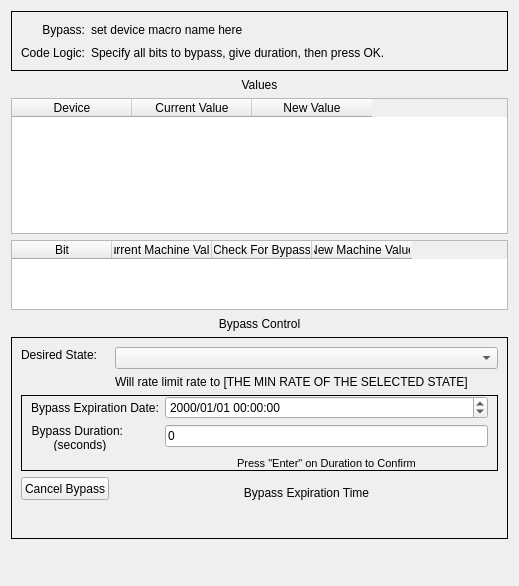
<?xml version="1.0" encoding="UTF-8"?>
<ui version="4.0">
 <class>Form</class>
 <widget class="QWidget" name="Form">
  <property name="geometry">
   <rect>
    <x>0</x>
    <y>0</y>
    <width>519</width>
    <height>586</height>
   </rect>
  </property>
  <property name="windowTitle">
   <string>Bypass</string>
  </property>
  <layout class="QVBoxLayout" name="verticalLayout">
   <item>
    <widget class="QFrame" name="bypass_information_frame">
     <property name="sizePolicy">
      <sizepolicy hsizetype="Preferred" vsizetype="Minimum">
       <horstretch>0</horstretch>
       <verstretch>0</verstretch>
      </sizepolicy>
     </property>
     <property name="maximumSize">
      <size>
       <width>16777215</width>
       <height>60</height>
      </size>
     </property>
     <property name="frameShape">
      <enum>QFrame::Box</enum>
     </property>
     <property name="frameShadow">
      <enum>QFrame::Plain</enum>
     </property>
     <layout class="QGridLayout" name="gridLayout">
      <item row="2" column="1">
       <widget class="QLabel" name="code_instructions_label">
        <property name="maximumSize">
         <size>
          <width>16777215</width>
          <height>15</height>
         </size>
        </property>
        <property name="text">
         <string>Specify all bits to bypass, give duration, then press OK.</string>
        </property>
        <property name="alignment">
         <set>Qt::AlignLeading|Qt::AlignLeft|Qt::AlignVCenter</set>
        </property>
       </widget>
      </item>
      <item row="2" column="0">
       <widget class="QLabel" name="code_info_label">
        <property name="maximumSize">
         <size>
          <width>16777215</width>
          <height>15</height>
         </size>
        </property>
        <property name="text">
         <string>Code Logic:</string>
        </property>
        <property name="alignment">
         <set>Qt::AlignRight|Qt::AlignTrailing|Qt::AlignVCenter</set>
        </property>
        <property name="wordWrap">
         <bool>true</bool>
        </property>
       </widget>
      </item>
      <item row="1" column="0">
       <widget class="QLabel" name="label_4">
        <property name="maximumSize">
         <size>
          <width>16777215</width>
          <height>15</height>
         </size>
        </property>
        <property name="text">
         <string>Bypass:</string>
        </property>
        <property name="alignment">
         <set>Qt::AlignRight|Qt::AlignTrailing|Qt::AlignVCenter</set>
        </property>
       </widget>
      </item>
      <item row="1" column="2">
       <spacer name="horizontalSpacer">
        <property name="orientation">
         <enum>Qt::Horizontal</enum>
        </property>
        <property name="sizeHint" stdset="0">
         <size>
          <width>40</width>
          <height>20</height>
         </size>
        </property>
       </spacer>
      </item>
      <item row="2" column="2">
       <spacer name="horizontalSpacer_2">
        <property name="orientation">
         <enum>Qt::Horizontal</enum>
        </property>
        <property name="sizeHint" stdset="0">
         <size>
          <width>40</width>
          <height>20</height>
         </size>
        </property>
       </spacer>
      </item>
      <item row="1" column="1">
       <widget class="QLabel" name="bypassed_device_name">
        <property name="maximumSize">
         <size>
          <width>16777215</width>
          <height>15</height>
         </size>
        </property>
        <property name="text">
         <string>set device macro name here</string>
        </property>
        <property name="alignment">
         <set>Qt::AlignLeading|Qt::AlignLeft|Qt::AlignVCenter</set>
        </property>
       </widget>
      </item>
     </layout>
    </widget>
   </item>
   <item>
    <widget class="QLabel" name="values_label">
     <property name="minimumSize">
      <size>
       <width>0</width>
       <height>15</height>
      </size>
     </property>
     <property name="maximumSize">
      <size>
       <width>16777215</width>
       <height>15</height>
      </size>
     </property>
     <property name="text">
      <string>Values</string>
     </property>
     <property name="alignment">
      <set>Qt::AlignCenter</set>
     </property>
    </widget>
   </item>
   <item>
    <widget class="QTableWidget" name="bypass_values_table">
     <property name="frameShadow">
      <enum>QFrame::Raised</enum>
     </property>
     <property name="sizeAdjustPolicy">
      <enum>QAbstractScrollArea::AdjustIgnored</enum>
     </property>
     <property name="editTriggers">
      <set>QAbstractItemView::NoEditTriggers</set>
     </property>
     <property name="dragDropOverwriteMode">
      <bool>false</bool>
     </property>
     <property name="alternatingRowColors">
      <bool>true</bool>
     </property>
     <property name="selectionMode">
      <enum>QAbstractItemView::NoSelection</enum>
     </property>
     <property name="columnCount">
      <number>3</number>
     </property>
     <attribute name="horizontalHeaderDefaultSectionSize">
      <number>120</number>
     </attribute>
     <attribute name="horizontalHeaderHighlightSections">
      <bool>false</bool>
     </attribute>
     <attribute name="horizontalHeaderStretchLastSection">
      <bool>false</bool>
     </attribute>
     <attribute name="verticalHeaderVisible">
      <bool>false</bool>
     </attribute>
     <attribute name="verticalHeaderHighlightSections">
      <bool>false</bool>
     </attribute>
     <column>
      <property name="text">
       <string>Device</string>
      </property>
     </column>
     <column>
      <property name="text">
       <string>Current Value</string>
      </property>
     </column>
     <column>
      <property name="text">
       <string>New Value</string>
      </property>
     </column>
    </widget>
   </item>
   <item>
    <widget class="QTableWidget" name="bypass_code_values_table">
     <property name="frameShadow">
      <enum>QFrame::Plain</enum>
     </property>
     <property name="sizeAdjustPolicy">
      <enum>QAbstractScrollArea::AdjustToContentsOnFirstShow</enum>
     </property>
     <property name="editTriggers">
      <set>QAbstractItemView::NoEditTriggers</set>
     </property>
     <property name="dragDropOverwriteMode">
      <bool>false</bool>
     </property>
     <property name="alternatingRowColors">
      <bool>true</bool>
     </property>
     <property name="selectionMode">
      <enum>QAbstractItemView::NoSelection</enum>
     </property>
     <attribute name="horizontalHeaderHighlightSections">
      <bool>false</bool>
     </attribute>
     <attribute name="verticalHeaderVisible">
      <bool>false</bool>
     </attribute>
     <attribute name="verticalHeaderMinimumSectionSize">
      <number>20</number>
     </attribute>
     <attribute name="verticalHeaderHighlightSections">
      <bool>false</bool>
     </attribute>
     <column>
      <property name="text">
       <string>Bit</string>
      </property>
     </column>
     <column>
      <property name="text">
       <string>Current Machine Value</string>
      </property>
     </column>
     <column>
      <property name="text">
       <string>Check For Bypass</string>
      </property>
     </column>
     <column>
      <property name="text">
       <string>New Machine Value</string>
      </property>
     </column>
    </widget>
   </item>
   <item>
    <widget class="QLabel" name="label_10">
     <property name="minimumSize">
      <size>
       <width>0</width>
       <height>15</height>
      </size>
     </property>
     <property name="maximumSize">
      <size>
       <width>16777215</width>
       <height>15</height>
      </size>
     </property>
     <property name="text">
      <string>Bypass Control</string>
     </property>
     <property name="alignment">
      <set>Qt::AlignCenter</set>
     </property>
    </widget>
   </item>
   <item>
    <widget class="QFrame" name="bypass_control_frame">
     <property name="sizePolicy">
      <sizepolicy hsizetype="Preferred" vsizetype="Minimum">
       <horstretch>0</horstretch>
       <verstretch>0</verstretch>
      </sizepolicy>
     </property>
     <property name="maximumSize">
      <size>
       <width>16777215</width>
       <height>275</height>
      </size>
     </property>
     <property name="frameShape">
      <enum>QFrame::Box</enum>
     </property>
     <property name="frameShadow">
      <enum>QFrame::Plain</enum>
     </property>
     <layout class="QFormLayout" name="formLayout_2">
      <item row="1" column="0">
       <widget class="QLabel" name="bypass_states_label">
        <property name="maximumSize">
         <size>
          <width>16777215</width>
          <height>15</height>
         </size>
        </property>
        <property name="text">
         <string>Desired State:</string>
        </property>
        <property name="alignment">
         <set>Qt::AlignRight|Qt::AlignTrailing|Qt::AlignVCenter</set>
        </property>
       </widget>
      </item>
      <item row="1" column="1">
       <widget class="QComboBox" name="bypass_states_combobox"/>
      </item>
      <item row="2" column="1">
       <widget class="QLabel" name="min_rate_limit_label">
        <property name="text">
         <string>Will rate limit rate to [THE MIN RATE OF THE SELECTED STATE]</string>
        </property>
       </widget>
      </item>
      <item row="3" column="0" colspan="2">
       <widget class="QFrame" name="frame_5">
        <property name="frameShape">
         <enum>QFrame::Box</enum>
        </property>
        <property name="frameShadow">
         <enum>QFrame::Plain</enum>
        </property>
        <layout class="QFormLayout" name="formLayout_3">
         <property name="topMargin">
          <number>0</number>
         </property>
         <property name="bottomMargin">
          <number>0</number>
         </property>
         <item row="2" column="0">
          <widget class="QLabel" name="label_3">
           <property name="maximumSize">
            <size>
             <width>16777215</width>
             <height>26</height>
            </size>
           </property>
           <property name="text">
            <string>Bypass Expiration Date:</string>
           </property>
           <property name="alignment">
            <set>Qt::AlignLeading|Qt::AlignLeft|Qt::AlignVCenter</set>
           </property>
          </widget>
         </item>
         <item row="4" column="0">
          <widget class="QLabel" name="label_12">
           <property name="minimumSize">
            <size>
             <width>0</width>
             <height>20</height>
            </size>
           </property>
           <property name="maximumSize">
            <size>
             <width>16777215</width>
             <height>26</height>
            </size>
           </property>
           <property name="text">
            <string>Bypass Duration:
(seconds)     </string>
           </property>
           <property name="alignment">
            <set>Qt::AlignRight|Qt::AlignTrailing|Qt::AlignVCenter</set>
           </property>
          </widget>
         </item>
         <item row="5" column="1">
          <widget class="QLabel" name="label_15">
           <property name="maximumSize">
            <size>
             <width>16777215</width>
             <height>15</height>
            </size>
           </property>
           <property name="font">
            <font>
             <pointsize>8</pointsize>
            </font>
           </property>
           <property name="text">
            <string>Press &quot;Enter&quot; on Duration to Confirm</string>
           </property>
           <property name="alignment">
            <set>Qt::AlignCenter</set>
           </property>
          </widget>
         </item>
         <item row="4" column="1">
          <widget class="QLineEdit" name="bypass_duration_value">
           <property name="minimumSize">
            <size>
             <width>0</width>
             <height>10</height>
            </size>
           </property>
           <property name="text">
            <string>0</string>
           </property>
          </widget>
         </item>
         <item row="2" column="1">
          <widget class="PyDMDateTimeEdit" name="bypass_expiration_calendar">
           <property name="toolTip">
            <string/>
           </property>
           <property name="displayFormat">
            <string>yyyy/MM/dd hh:mm:ss</string>
           </property>
          </widget>
         </item>
        </layout>
       </widget>
      </item>
      <item row="4" column="0">
       <widget class="PyDMPushButton" name="cancel_bypass_button">
        <property name="maximumSize">
         <size>
          <width>16777215</width>
          <height>23</height>
         </size>
        </property>
        <property name="toolTip">
         <string/>
        </property>
        <property name="text">
         <string>Cancel Bypass</string>
        </property>
        <property name="channel" stdset="0">
         <string/>
        </property>
        <property name="pressValue" stdset="0">
         <string>0</string>
        </property>
       </widget>
      </item>
      <item row="4" column="1">
       <widget class="PyDMFrame" name="PyDMFrame">
        <property name="sizePolicy">
         <sizepolicy hsizetype="Preferred" vsizetype="Minimum">
          <horstretch>0</horstretch>
          <verstretch>0</verstretch>
         </sizepolicy>
        </property>
        <property name="toolTip">
         <string/>
        </property>
        <property name="rules" stdset="0">
         <string>[{&quot;channels&quot;: [{&quot;trigger&quot;: true, &quot;channel&quot;: &quot;ca://${DEVICE_BYP}_SCBYPS.RVAL&quot;}], &quot;property&quot;: &quot;Visible&quot;, &quot;expression&quot;: &quot;ch[0]&gt;0.5&quot;, &quot;name&quot;: &quot;Visibility&quot;, &quot;initial_value&quot;: &quot;&quot;}]</string>
        </property>
        <layout class="QVBoxLayout" name="verticalLayout_4">
         <item>
          <widget class="QLabel" name="bypass_exp_time_label">
           <property name="maximumSize">
            <size>
             <width>16777215</width>
             <height>15</height>
            </size>
           </property>
           <property name="text">
            <string>Bypass Expiration Time</string>
           </property>
           <property name="alignment">
            <set>Qt::AlignCenter</set>
           </property>
          </widget>
         </item>
         <item>
          <widget class="PyDMDateTimeLabel" name="bypass_exp_date_time">
           <property name="toolTip">
            <string/>
           </property>
           <property name="alignment">
            <set>Qt::AlignCenter</set>
           </property>
           <property name="alarmSensitiveContent" stdset="0">
            <bool>true</bool>
           </property>
          </widget>
         </item>
        </layout>
       </widget>
      </item>
     </layout>
     <zorder>frame_5</zorder>
     <zorder>bypass_states_label</zorder>
     <zorder>bypass_states_combobox</zorder>
     <zorder>PyDMFrame</zorder>
     <zorder>cancel_bypass_button</zorder>
     <zorder>min_rate_limit_label</zorder>
    </widget>
   </item>
   <item>
    <widget class="PyDMDrawingImage" name="ftr_lcls_img">
     <property name="minimumSize">
      <size>
       <width>0</width>
       <height>30</height>
      </size>
     </property>
     <property name="maximumSize">
      <size>
       <width>270</width>
       <height>30</height>
      </size>
     </property>
     <property name="toolTip">
      <string/>
     </property>
     <property name="filename" stdset="0">
      <string>$PYDM/mps/lcls_mps_lockup_sidebyside_digital.png</string>
     </property>
    </widget>
   </item>
  </layout>
 </widget>
 <customwidgets>
  <customwidget>
   <class>PyDMDateTimeEdit</class>
   <extends>QDateTimeEdit</extends>
   <header>pydm.widgets.datetime</header>
  </customwidget>
  <customwidget>
   <class>PyDMDateTimeLabel</class>
   <extends>QLabel</extends>
   <header>pydm.widgets.datetime</header>
  </customwidget>
  <customwidget>
   <class>PyDMDrawingImage</class>
   <extends>QWidget</extends>
   <header>pydm.widgets.drawing</header>
  </customwidget>
  <customwidget>
   <class>PyDMFrame</class>
   <extends>QFrame</extends>
   <header>pydm.widgets.frame</header>
   <container>1</container>
  </customwidget>
  <customwidget>
   <class>PyDMPushButton</class>
   <extends>QPushButton</extends>
   <header>pydm.widgets.pushbutton</header>
  </customwidget>
 </customwidgets>
 <resources/>
 <connections/>
</ui>
